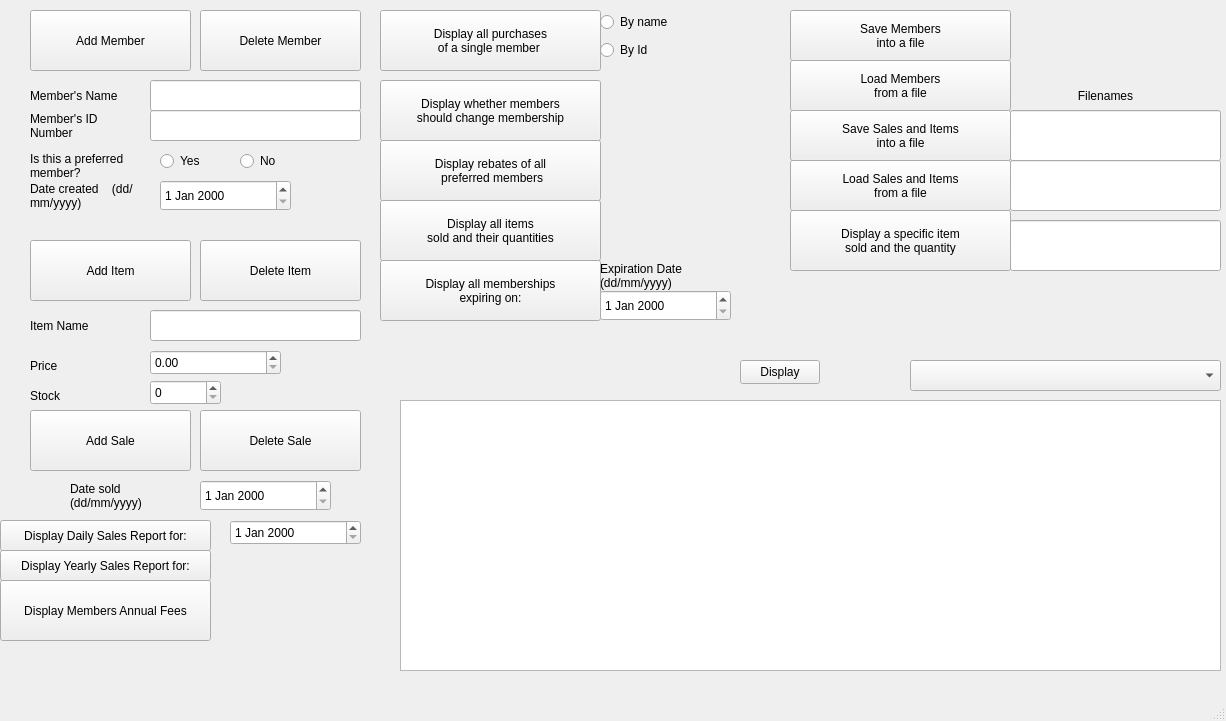
<?xml version="1.0" encoding="UTF-8"?>
<ui version="4.0">
 <class>MainWindow</class>
 <widget class="QMainWindow" name="MainWindow">
  <property name="geometry">
   <rect>
    <x>0</x>
    <y>0</y>
    <width>1226</width>
    <height>721</height>
   </rect>
  </property>
  <property name="windowTitle">
   <string>MainWindow</string>
  </property>
  <widget class="QWidget" name="centralwidget">
   <widget class="QTextBrowser" name="output_display">
    <property name="geometry">
     <rect>
      <x>400</x>
      <y>400</y>
      <width>821</width>
      <height>271</height>
     </rect>
    </property>
    <property name="html">
     <string>&lt;!DOCTYPE HTML PUBLIC &quot;-//W3C//DTD HTML 4.0//EN&quot; &quot;http://www.w3.org/TR/REC-html40/strict.dtd&quot;&gt;
&lt;html&gt;&lt;head&gt;&lt;meta name=&quot;qrichtext&quot; content=&quot;1&quot; /&gt;&lt;style type=&quot;text/css&quot;&gt;
p, li { white-space: pre-wrap; }
&lt;/style&gt;&lt;/head&gt;&lt;body style=&quot; font-family:'.SF NS Text'; font-size:13pt; font-weight:400; font-style:normal;&quot;&gt;
&lt;p style=&quot;-qt-paragraph-type:empty; margin-top:0px; margin-bottom:0px; margin-left:0px; margin-right:0px; -qt-block-indent:0; text-indent:0px; font-family:'.SF NS Text';&quot;&gt;&lt;br /&gt;&lt;/p&gt;&lt;/body&gt;&lt;/html&gt;</string>
    </property>
   </widget>
   <widget class="QComboBox" name="output_choices">
    <property name="geometry">
     <rect>
      <x>910</x>
      <y>360</y>
      <width>311</width>
      <height>31</height>
     </rect>
    </property>
   </widget>
   <widget class="QPushButton" name="add_member_button">
    <property name="geometry">
     <rect>
      <x>30</x>
      <y>10</y>
      <width>161</width>
      <height>61</height>
     </rect>
    </property>
    <property name="text">
     <string>Add Member</string>
    </property>
   </widget>
   <widget class="QDateEdit" name="date_member_was_created_input">
    <property name="geometry">
     <rect>
      <x>160</x>
      <y>180</y>
      <width>131</width>
      <height>31</height>
     </rect>
    </property>
   </widget>
   <widget class="QLabel" name="label">
    <property name="geometry">
     <rect>
      <x>30</x>
      <y>80</y>
      <width>111</width>
      <height>31</height>
     </rect>
    </property>
    <property name="text">
     <string>Member's Name</string>
    </property>
   </widget>
   <widget class="QLabel" name="label_2">
    <property name="geometry">
     <rect>
      <x>30</x>
      <y>110</y>
      <width>111</width>
      <height>31</height>
     </rect>
    </property>
    <property name="lineWidth">
     <number>1</number>
    </property>
    <property name="text">
     <string>Member's ID Number</string>
    </property>
    <property name="wordWrap">
     <bool>true</bool>
    </property>
   </widget>
   <widget class="QRadioButton" name="is_preferred_member_button">
    <property name="geometry">
     <rect>
      <x>160</x>
      <y>150</y>
      <width>100</width>
      <height>22</height>
     </rect>
    </property>
    <property name="text">
     <string>Yes</string>
    </property>
    <attribute name="buttonGroup">
     <string notr="true">buttonGroup</string>
    </attribute>
   </widget>
   <widget class="QRadioButton" name="is_not_preferred_member_button">
    <property name="geometry">
     <rect>
      <x>240</x>
      <y>150</y>
      <width>100</width>
      <height>22</height>
     </rect>
    </property>
    <property name="text">
     <string>No</string>
    </property>
    <attribute name="buttonGroup">
     <string notr="true">buttonGroup</string>
    </attribute>
   </widget>
   <widget class="QLabel" name="label_3">
    <property name="geometry">
     <rect>
      <x>30</x>
      <y>150</y>
      <width>111</width>
      <height>31</height>
     </rect>
    </property>
    <property name="lineWidth">
     <number>1</number>
    </property>
    <property name="text">
     <string>Is this a preferred member?</string>
    </property>
    <property name="wordWrap">
     <bool>true</bool>
    </property>
   </widget>
   <widget class="QLabel" name="label_4">
    <property name="geometry">
     <rect>
      <x>30</x>
      <y>180</y>
      <width>111</width>
      <height>31</height>
     </rect>
    </property>
    <property name="lineWidth">
     <number>1</number>
    </property>
    <property name="text">
     <string>Date created    (dd/mm/yyyy)</string>
    </property>
    <property name="wordWrap">
     <bool>true</bool>
    </property>
   </widget>
   <widget class="QLineEdit" name="member_name_input">
    <property name="geometry">
     <rect>
      <x>150</x>
      <y>80</y>
      <width>211</width>
      <height>31</height>
     </rect>
    </property>
   </widget>
   <widget class="QLineEdit" name="member_id_input">
    <property name="geometry">
     <rect>
      <x>150</x>
      <y>110</y>
      <width>211</width>
      <height>31</height>
     </rect>
    </property>
   </widget>
   <widget class="QPushButton" name="output_button">
    <property name="geometry">
     <rect>
      <x>740</x>
      <y>360</y>
      <width>80</width>
      <height>24</height>
     </rect>
    </property>
    <property name="text">
     <string>Display</string>
    </property>
   </widget>
   <widget class="QPushButton" name="delete_member_button">
    <property name="geometry">
     <rect>
      <x>200</x>
      <y>10</y>
      <width>161</width>
      <height>61</height>
     </rect>
    </property>
    <property name="text">
     <string>Delete Member</string>
    </property>
   </widget>
   <widget class="QPushButton" name="add_item_button">
    <property name="geometry">
     <rect>
      <x>30</x>
      <y>240</y>
      <width>161</width>
      <height>61</height>
     </rect>
    </property>
    <property name="text">
     <string>Add Item</string>
    </property>
   </widget>
   <widget class="QDoubleSpinBox" name="item_price_input">
    <property name="geometry">
     <rect>
      <x>150</x>
      <y>350</y>
      <width>131</width>
      <height>25</height>
     </rect>
    </property>
   </widget>
   <widget class="QLabel" name="label_6">
    <property name="geometry">
     <rect>
      <x>30</x>
      <y>350</y>
      <width>111</width>
      <height>31</height>
     </rect>
    </property>
    <property name="text">
     <string>Price</string>
    </property>
   </widget>
   <widget class="QLabel" name="label_7">
    <property name="geometry">
     <rect>
      <x>30</x>
      <y>310</y>
      <width>111</width>
      <height>31</height>
     </rect>
    </property>
    <property name="text">
     <string>Item Name</string>
    </property>
   </widget>
   <widget class="QLineEdit" name="item_name_input">
    <property name="geometry">
     <rect>
      <x>150</x>
      <y>310</y>
      <width>211</width>
      <height>31</height>
     </rect>
    </property>
   </widget>
   <widget class="QSpinBox" name="item_stock_input">
    <property name="geometry">
     <rect>
      <x>150</x>
      <y>380</y>
      <width>71</width>
      <height>25</height>
     </rect>
    </property>
   </widget>
   <widget class="QLabel" name="label_8">
    <property name="geometry">
     <rect>
      <x>30</x>
      <y>380</y>
      <width>111</width>
      <height>31</height>
     </rect>
    </property>
    <property name="text">
     <string>Stock</string>
    </property>
   </widget>
   <widget class="QPushButton" name="delete_item_button">
    <property name="geometry">
     <rect>
      <x>200</x>
      <y>240</y>
      <width>161</width>
      <height>61</height>
     </rect>
    </property>
    <property name="text">
     <string>Delete Item</string>
    </property>
   </widget>
   <widget class="QPushButton" name="add_sale_button">
    <property name="geometry">
     <rect>
      <x>30</x>
      <y>410</y>
      <width>161</width>
      <height>61</height>
     </rect>
    </property>
    <property name="text">
     <string>Add Sale</string>
    </property>
   </widget>
   <widget class="QPushButton" name="delete_sale_button">
    <property name="geometry">
     <rect>
      <x>200</x>
      <y>410</y>
      <width>161</width>
      <height>61</height>
     </rect>
    </property>
    <property name="text">
     <string>Delete Sale</string>
    </property>
   </widget>
   <widget class="QDateEdit" name="date_sold_input">
    <property name="geometry">
     <rect>
      <x>200</x>
      <y>480</y>
      <width>131</width>
      <height>31</height>
     </rect>
    </property>
   </widget>
   <widget class="QLabel" name="label_9">
    <property name="geometry">
     <rect>
      <x>70</x>
      <y>480</y>
      <width>111</width>
      <height>31</height>
     </rect>
    </property>
    <property name="lineWidth">
     <number>1</number>
    </property>
    <property name="text">
     <string>Date sold            (dd/mm/yyyy)</string>
    </property>
    <property name="wordWrap">
     <bool>true</bool>
    </property>
   </widget>
   <widget class="QPushButton" name="daily_sales_report_button">
    <property name="geometry">
     <rect>
      <x>0</x>
      <y>520</y>
      <width>211</width>
      <height>31</height>
     </rect>
    </property>
    <property name="text">
     <string>Display Daily Sales Report for:</string>
    </property>
   </widget>
   <widget class="QDateEdit" name="daily_sales_report_date_input">
    <property name="geometry">
     <rect>
      <x>230</x>
      <y>520</y>
      <width>131</width>
      <height>25</height>
     </rect>
    </property>
   </widget>
   <widget class="QPushButton" name="yearly_sales_report_button">
    <property name="geometry">
     <rect>
      <x>0</x>
      <y>550</y>
      <width>211</width>
      <height>31</height>
     </rect>
    </property>
    <property name="text">
     <string>Display Yearly Sales Report for:</string>
    </property>
   </widget>
   <widget class="QPushButton" name="annual_fees_button">
    <property name="geometry">
     <rect>
      <x>0</x>
      <y>580</y>
      <width>211</width>
      <height>61</height>
     </rect>
    </property>
    <property name="text">
     <string>Display Members Annual Fees</string>
    </property>
   </widget>
   <widget class="QPushButton" name="switch_membership_report_button">
    <property name="geometry">
     <rect>
      <x>380</x>
      <y>80</y>
      <width>221</width>
      <height>61</height>
     </rect>
    </property>
    <property name="text">
     <string>Display whether members 
should change membership</string>
    </property>
   </widget>
   <widget class="QPushButton" name="display_rebates_button">
    <property name="geometry">
     <rect>
      <x>380</x>
      <y>140</y>
      <width>221</width>
      <height>61</height>
     </rect>
    </property>
    <property name="text">
     <string>Display rebates of all 
 preferred members</string>
    </property>
   </widget>
   <widget class="QPushButton" name="save_all_members_into_a_file_button">
    <property name="geometry">
     <rect>
      <x>790</x>
      <y>10</y>
      <width>221</width>
      <height>51</height>
     </rect>
    </property>
    <property name="text">
     <string>Save Members
into a file</string>
    </property>
   </widget>
   <widget class="QPushButton" name="load_all_members_from_a_file_button">
    <property name="geometry">
     <rect>
      <x>790</x>
      <y>60</y>
      <width>221</width>
      <height>51</height>
     </rect>
    </property>
    <property name="text">
     <string>Load Members
from a file</string>
    </property>
   </widget>
   <widget class="QPushButton" name="display_all_purchases_button_of_single_member_button">
    <property name="geometry">
     <rect>
      <x>380</x>
      <y>10</y>
      <width>221</width>
      <height>61</height>
     </rect>
    </property>
    <property name="text">
     <string>Display all purchases 
of a single member </string>
    </property>
   </widget>
   <widget class="QWidget" name="layoutWidget">
    <property name="geometry">
     <rect>
      <x>600</x>
      <y>10</y>
      <width>80</width>
      <height>52</height>
     </rect>
    </property>
    <layout class="QVBoxLayout" name="verticalLayout">
     <item>
      <widget class="QRadioButton" name="by_name_radio_button">
       <property name="text">
        <string>By name</string>
       </property>
      </widget>
     </item>
     <item>
      <widget class="QRadioButton" name="by_id_radio_button">
       <property name="text">
        <string>By Id</string>
       </property>
      </widget>
     </item>
    </layout>
   </widget>
   <widget class="QPushButton" name="save_sales_and_items_button">
    <property name="geometry">
     <rect>
      <x>790</x>
      <y>110</y>
      <width>221</width>
      <height>51</height>
     </rect>
    </property>
    <property name="text">
     <string>Save Sales and Items
into a file</string>
    </property>
   </widget>
   <widget class="QPushButton" name="load_sales_and_items_button">
    <property name="geometry">
     <rect>
      <x>790</x>
      <y>160</y>
      <width>221</width>
      <height>51</height>
     </rect>
    </property>
    <property name="text">
     <string>Load Sales and Items
from a file</string>
    </property>
   </widget>
   <widget class="QLineEdit" name="save_sales_filename_input">
    <property name="geometry">
     <rect>
      <x>1010</x>
      <y>110</y>
      <width>211</width>
      <height>51</height>
     </rect>
    </property>
   </widget>
   <widget class="QLineEdit" name="load_sales_filename_input">
    <property name="geometry">
     <rect>
      <x>1010</x>
      <y>160</y>
      <width>211</width>
      <height>51</height>
     </rect>
    </property>
   </widget>
   <widget class="QLabel" name="label_10">
    <property name="geometry">
     <rect>
      <x>1050</x>
      <y>80</y>
      <width>111</width>
      <height>31</height>
     </rect>
    </property>
    <property name="text">
     <string>Filenames</string>
    </property>
    <property name="alignment">
     <set>Qt::AlignCenter</set>
    </property>
   </widget>
   <widget class="QPushButton" name="display_all_items_sold_button">
    <property name="geometry">
     <rect>
      <x>380</x>
      <y>200</y>
      <width>221</width>
      <height>61</height>
     </rect>
    </property>
    <property name="text">
     <string>Display all items
sold and their quantities</string>
    </property>
   </widget>
   <widget class="QLabel" name="label_5">
    <property name="geometry">
     <rect>
      <x>600</x>
      <y>260</y>
      <width>111</width>
      <height>31</height>
     </rect>
    </property>
    <property name="lineWidth">
     <number>1</number>
    </property>
    <property name="text">
     <string>Expiration Date     
(dd/mm/yyyy)</string>
    </property>
    <property name="wordWrap">
     <bool>true</bool>
    </property>
   </widget>
   <widget class="QPushButton" name="display_all_memberships_expiring_button">
    <property name="geometry">
     <rect>
      <x>380</x>
      <y>260</y>
      <width>221</width>
      <height>61</height>
     </rect>
    </property>
    <property name="text">
     <string>Display all memberships 
expiring on:</string>
    </property>
   </widget>
   <widget class="QDateEdit" name="expiration_date_input">
    <property name="geometry">
     <rect>
      <x>600</x>
      <y>290</y>
      <width>131</width>
      <height>31</height>
     </rect>
    </property>
   </widget>
   <widget class="QPushButton" name="display_specific_item_sold_button">
    <property name="geometry">
     <rect>
      <x>790</x>
      <y>210</y>
      <width>221</width>
      <height>61</height>
     </rect>
    </property>
    <property name="text">
     <string>Display a specific item
sold and the quantity</string>
    </property>
   </widget>
   <widget class="QLineEdit" name="specific_item_input">
    <property name="geometry">
     <rect>
      <x>1010</x>
      <y>220</y>
      <width>211</width>
      <height>51</height>
     </rect>
    </property>
   </widget>
  </widget>
  <widget class="QMenuBar" name="menubar">
   <property name="geometry">
    <rect>
     <x>0</x>
     <y>0</y>
     <width>1226</width>
     <height>22</height>
    </rect>
   </property>
  </widget>
  <widget class="QStatusBar" name="statusbar"/>
 </widget>
 <resources/>
 <connections/>
 <buttongroups>
  <buttongroup name="buttonGroup"/>
 </buttongroups>
</ui>
